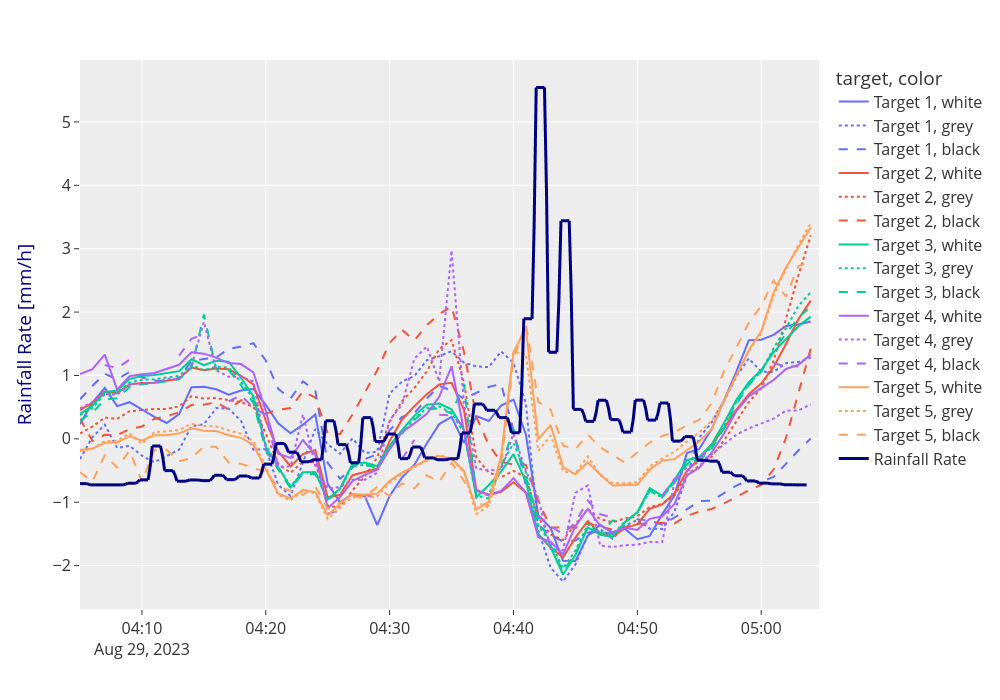

The notebook cell saved with this chart:
### Code cell
colors = [
    "#1f77b4",  # muted blue
    "#ff7f0e",  # safety orange
    "#2ca02c",  # cooked asparagus green
    "#d62728",  # brick red
    "#9467bd",  # muted purple
    "#8c564b",  # chestnut brown
]
dashes = {"white": None, "grey": "dash", "black": "dot"}

fig = make_subplots(specs=[[{"secondary_y": True}]])
# fig.add_trace(go.Scatter(x=w_differ.index, y=w_differ*200, mode='lines', name='differential precipitation', line=dict(color='red')))
fig = px.line(
    rain_ds_minutes_mean_intens_norm.melt(
        var_name=["target", "color"], value_name="intensity", ignore_index=False
    ).reset_index(),
    x="index",
    y="intensity",
    color="target",
    line_dash="color",
    line_group="color",
)

fig.add_trace(
    go.Scattergl(
        x=df_rain_relevant_norm.intensity_hour_shifted.index,
        y=df_rain_relevant_norm.intensity_hour_shifted,
        mode="lines",
        name="Rainfall Rate",
        line=dict(color="#000080", width=3),
    )
)


fig.update_layout(
    template="ggplot2",
    autosize=False,
    width=1000,
    height=700,
    # title="Rainfall Rate vs. Noise in Pointclouds",
    # legend=dict(orientation="h", yanchor="bottom", y=1.02, xanchor="right", x=0.8),
    xaxis_title="",
    yaxis_title="Rainfall Rate [mm/h]",
    # yaxis2_title="Mean Intensity",
    font=dict(size=16),
)
fig.update_yaxes(title_font_color="#000080")
fig.update_yaxes(title_font_color="#d5196e", secondary_y=True)


def compress_legend(fig):
    group1_base, group2_base = fig.data[0].name.split(",")
    lines_marker_name = []
    start_x = []
    for i, trace in enumerate(fig.data):
        start_x.append(trace.x.min())
        part1, part2 = trace.name.split(",")
        if part1 == group1_base:
            lines_marker_name.append(
                {
                    "line": trace.line.to_plotly_json(),
                    "marker": trace.marker.to_plotly_json(),
                    "mode": trace.mode,
                    "name": part2.lstrip(" "),
                }
            )
        if part2 != group2_base:
            trace["name"] = ""
            trace["showlegend"] = False
        else:
            trace["name"] = part1

    ## Add the line/markers for the 2nd group
    for lmn in lines_marker_name:
        lmn["line"]["color"] = "black"
        lmn["marker"]["color"] = "black"
        fig.add_trace(go.Scatter(x=[min(start_x)], y=[None], **lmn))
    fig.update_layout(legend_title_text="", legend_itemclick=False, legend_itemdoubleclick=False)
    return fig


# Todo Handle exceptions
# compress_legend(fig)
fig
